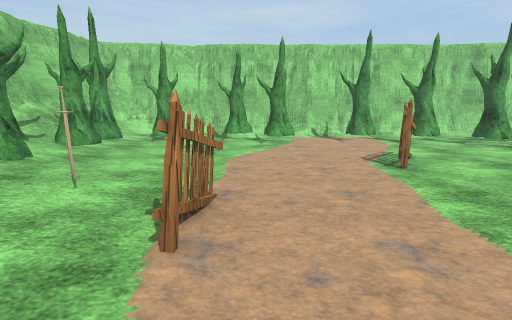
View 1 (above)

16 first-person views from a walk through a Unity game level. The camera is 1.4 m above the floor, tilts 10° down and sees 80° across. The floor is counted in squares, 1 m on a side. Each view is taken from the middle of a square. On the plan, view 1 faces up. The plan holds only what a view shows up to about 14 squares ahead; the rest is blank. The place goes on beyond the plan. The player character is not drawn. Some animated figures are left out. Some surface patterns are stand-ins.

View 2
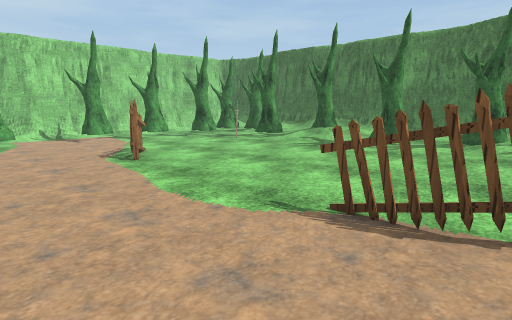

View 3
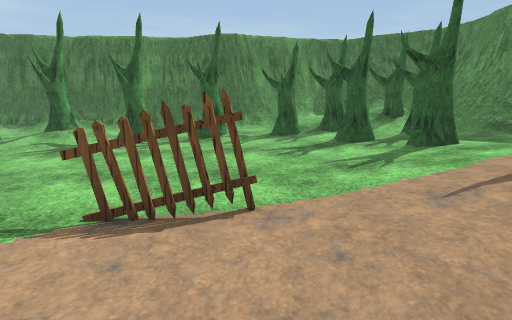

View 4
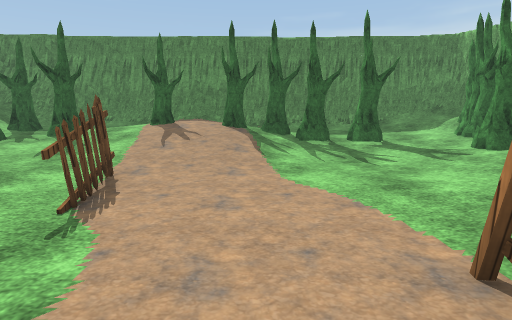

View 5
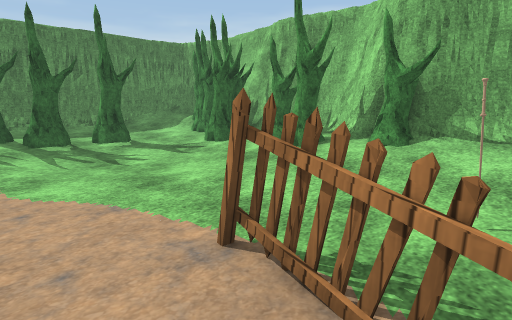

View 6
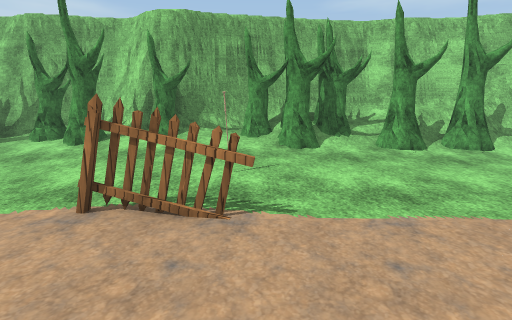

View 7
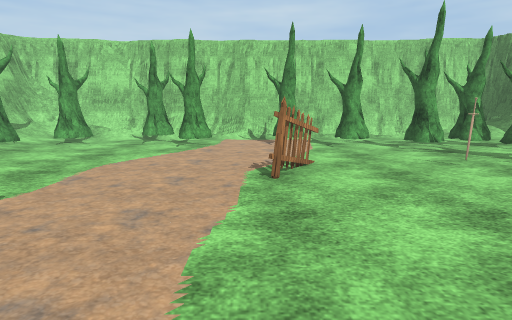

View 8
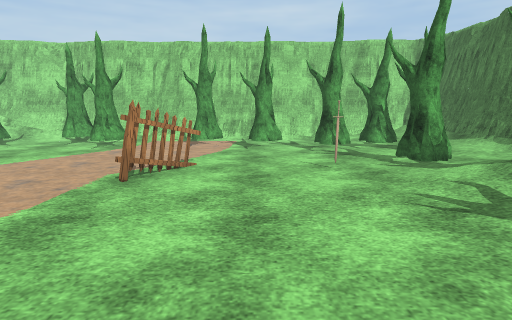

View 9
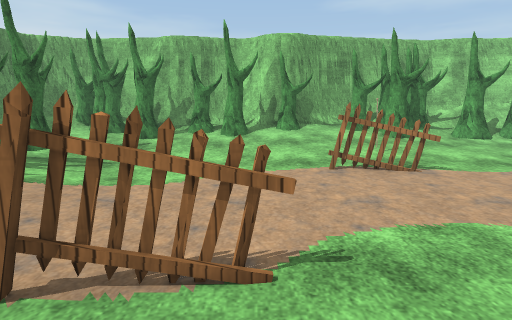

View 10
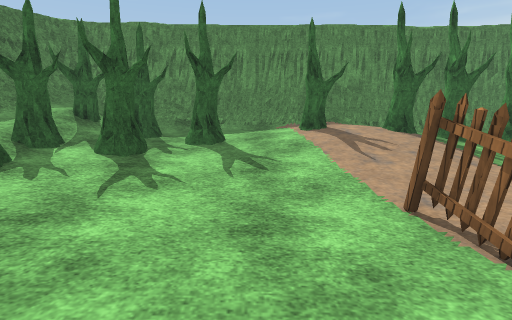

View 11
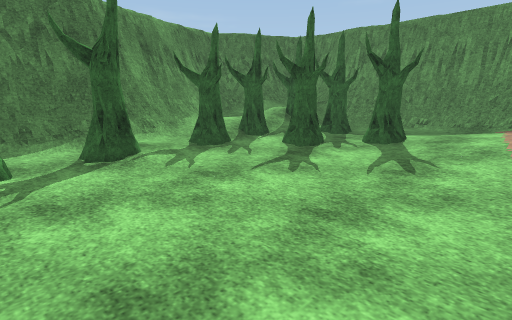

View 12
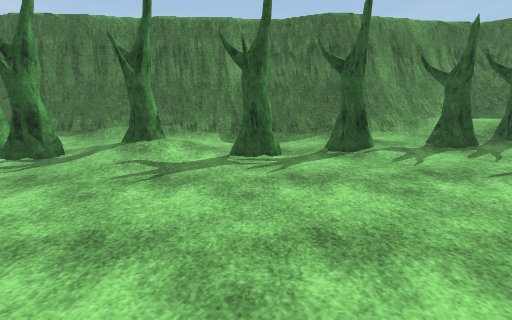

View 13
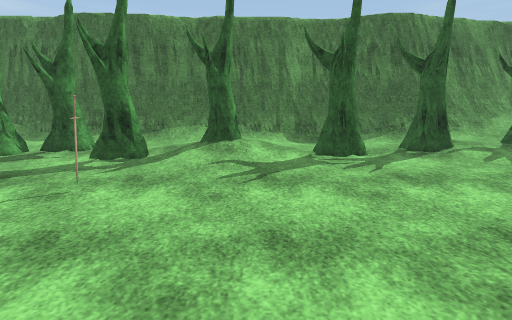

View 14
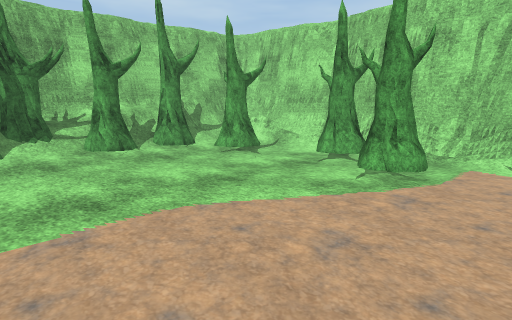

View 15
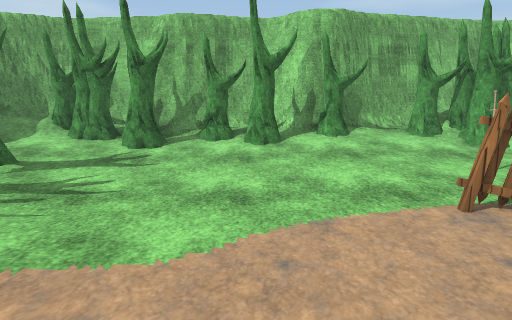

View 16
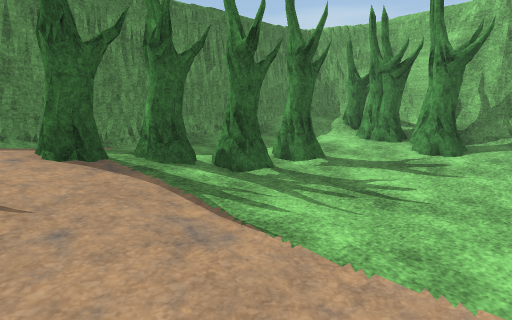

### Floor plan
Key: @ floor where view 1 was taken; # wall or solid block; . main floor; : floor 0.25 m higher than the main floor; + floor 0.5 m higher than the main floor; * floor 0.75 m higher than the main floor; / step, stairs or slope; = window, fence, low wall or low ledge; T tree; F fence; O other object.
Columns run from 8 left of view 1 to 14 right of it. Each row starts with its distance up from view 1.
 15  #####################
 14  #=//..............:/#
 13 ##=:...TT...T......//#
 12 ##=:TT.TTT..TTTT..::/#
 11 #=TT/T...T....T.TTT::#
 10 ## ::.............:T:#
  9 # TT:.......F.....=/:#
  8 #TT::.......F...O.T:/#
  7 #TT/:......F......///#
  6 #TTT::...........:TT+#
  5 ##T+::.F..........//+#
  4 ##+/:O.F..........::/#
  3  #T+::.F..........TT:#
  2  #T+/:...........::::#
  1  #+//.......F....::T/#
  0  #TT:...@...F...::/T/#
 -1  #T:/.......F..::::+/##
 -2  #+//......:::::::TT/##
 -3  #TT:....:////::::+T/=#
 -4 ##T::...///////:+TTT//#
 -5 ##T+:TTT////*/+TT+*T/=#
 -6 #T/++T:TTTT*T**T+TTT/##
 -7 ##///+++++*****++////#
 -8 ###=#=/===/=##==######
 -9  #################

Where each view was taken, in squares from view 1:
view 1: 0 up, 0 right, facing up
view 2: 1 down, 0 right, facing up-right
view 3: 1 down, 0 right, facing right
view 4: 5 up, 1 right, facing down
view 5: 5 up, 1 right, facing down-left
view 6: 5 up, 3 right, facing left
view 7: 1 up, 3 right, facing up
view 8: 1 up, 6 right, facing up
view 9: 1 up, 6 right, facing left
view 10: 3 up, 6 right, facing down
view 11: 3 up, 4 right, facing down-right
view 12: 3 up, 3 right, facing right
view 13: 5 up, 3 right, facing right
view 14: 6 up, 3 right, facing up-left
view 15: 0 up, 3 right, facing left
view 16: 1 down, 3 right, facing down-left
